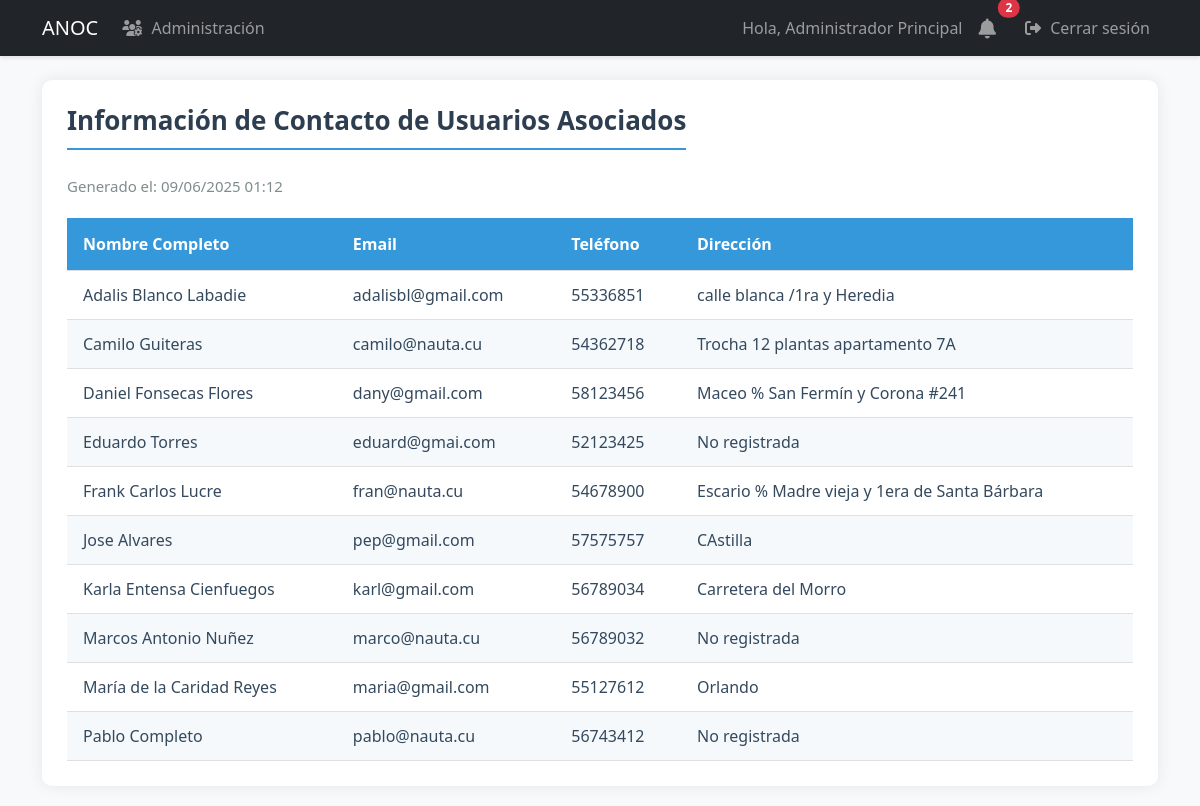
/reports/contact (signed in), run on an earlier commit of the app's database.
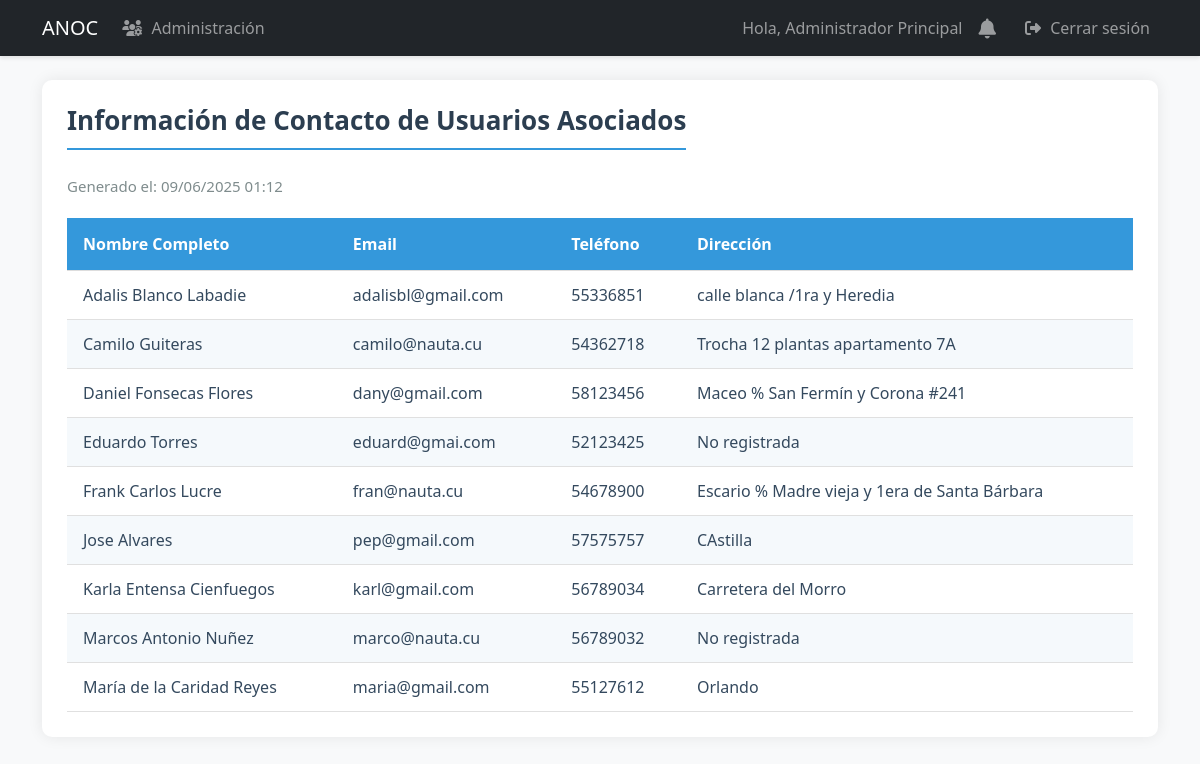
And on a later commit of the database.
### models.py (models this page shows, shortened)
class User(UserMixin, db.Model):
    id = db.Column(db.Integer, primary_key=True)
    username = db.Column(db.String(80), unique=True, nullable=False, index=True)
    email = db.Column(db.String(120), unique=True, nullable=False, index=True)
    password_hash = db.Column(db.String(128))
    role = db.Column(db.String(20), default='user')  # 'admin', 'specialist', 'dependiente', 'user'
    is_associated = db.Column(db.Boolean, default=False, nullable=False)
    full_name = db.Column(db.String(100), nullable=False)
    phone = db.Column(db.String(20), nullable=False)
    profile_image = db.Column(db.String(255))  # Ruta de la imagen de perfil
    last_login = db.Column(db.DateTime)  # Fecha del último inicio de sesión
    is_active = db.Column(db.Boolean, default=True)  # Para manejar cuentas activas/inactivas
    address = db.Column(db.String(200))  # Nuevo campo para dirección
    birds = db.relationship('UserBirds', backref='user', lazy=True, cascade='all, delete-orphan')
    awards = db.relationship('Award', backref='user', lazy=True, cascade='all, delete-orphan')
    notifications = db.relationship('Notification', backref='user', lazy=True)

### app.py (the view)
@app.route('/reports/contact')
@login_required
def contact_report():
    if current_user.role not in ['admin', 'specialist']:
        abort(403)
    associates = db.session.execute(
        select(User).where(User.is_associated == True).order_by(User.full_name)
    ).scalars()
    return render_template('reports/contact_report.html',
                         associates=associates,
                         now=datetime.utcnow())

### app.py (called while the page is built)
@login_manager.user_loader
def load_user(user_id):
    return db.session.get(User, int(user_id))

### templates/reports/contact_report.html (shortened to what this page needs)
{% extends "base.html" %}
{% block content %}
<div class="report-container">
    <h2 class="report-title">Información de Contacto de Usuarios Asociados</h2>
    <div class="report-header">
        <div class="report-meta">
            <span>Generado el: {{ now.strftime('%d/%m/%Y %H:%M') }}</span>
        </div>
    </div>
    <table class="report-table">
        <thead>
            <tr>
                <th>Nombre Completo</th>
                <th>Email</th>
                <th>Teléfono</th>
                <th>Dirección</th>
            </tr>
        </thead>
        <tbody>
            {% for user in associates %}
            <tr>
                <td>{{ user.full_name }}</td>
                <td>{{ user.email }}</td>
                <td>{{ user.phone }}</td>
                <td>{{ user.address or 'No registrada' }}</td>
            </tr>
            {% endfor %}
        </tbody>
    </table>
</div>
{% endblock %}

### templates/base.html (shortened to what this page needs)
<!DOCTYPE html>
<html lang="es">
<head>
    <link href="https://cdn.jsdelivr.net/npm/bootstrap@5.3.0/dist/css/bootstrap.min.css" rel="stylesheet">
    <link href="https://cdnjs.cloudflare.com/ajax/libs/font-awesome/6.4.0/css/all.min.css" rel="stylesheet">
    <link rel="stylesheet" href="{{ url_for('static', filename='css/styles.css') }}">
</head>
<body>
    <nav class="navbar navbar-expand-lg navbar-dark bg-dark">
        <div class="container">
            <a class="navbar-brand" href="{{ url_for('dashboard') }}">ANOC</a>
            <div class="collapse navbar-collapse" id="navbarNav">
                <ul class="navbar-nav me-auto">
                    {% if current_user.is_authenticated and current_user.role == 'admin' %}
                        <li class="nav-item">
                            <a class="nav-link" href="{{ url_for('admin_users') }}">
                                <i class="fas fa-users-cog"></i> Administración
                            </a>
                        </li>
                    {% endif %}
                </ul>
                <ul class="navbar-nav">
                    {% if current_user.is_authenticated %}
                        <li class="nav-item">
                            <span class="nav-link">Hola, {{ current_user.full_name }}</span>
                        </li>
                        <li class="nav-item position-relative me-2">
                            <a class="nav-link" href="{{ url_for('notifications') }}">
                                <i class="fas fa-bell fa-lg"></i>
                                {% if current_user.is_authenticated %}
                                    {% set unread_count = get_unread_notifications_count(current_user.id) %}
                                    {% if unread_count > 0 %}
                                        <span class="position-absolute top-0 start-100 translate-middle badge rounded-pill bg-danger">
                                            {{ unread_count }}
                                        </span>
                                    {% endif %}
                                {% endif %}
                            </a>
                        </li>
                        <li class="nav-item">
                            <a class="nav-link" href="{{ url_for('logout') }}">
                                <i class="fas fa-sign-out-alt"></i> Cerrar sesión
                            </a>
                        </li>
                    {% else %}
                        <li class="nav-item">
                            <a class="nav-link" href="{{ url_for('login') }}">
                                <i class="fas fa-sign-in-alt"></i> Iniciar sesión
                            </a>
                        </li>
                    {% endif %}
                </ul>
            </div>
        </div>
    </nav>
    <div class="container mt-4">
        {% block content %}{% endblock %}
    </div>
</body>
</html>

What changed in the data, as far as the page shows it:
no longer on this page (row edited): User: full_name "Pablo Completo", email "pablo@nauta.cu", phone "56743412", address "No registrada"
Also different on the page:
{{ unread_count }}: "2" → (not shown)
